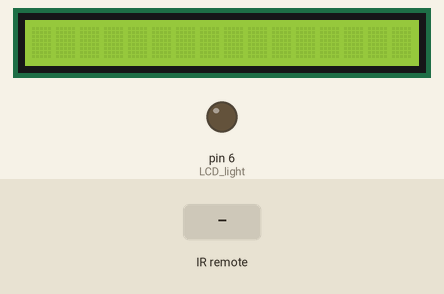
Bench run of a sketch on a simulated Arduino Uno, built with avr-gcc and run on an emulated ATmega328P. Parts: 16×1 character LCD, output pins drawn as LEDs (lit = HIGH). Inputs (shaded band) come from the test bench. What the sketch prints to the serial monitor is not drawn.

Above: at 1.2 s.
1.3 s: infrared code 0xFFC23D received
At 1.8 s:
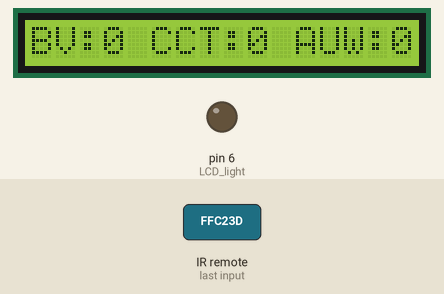
2.8 s: infrared code 0xFFE21D received
At 4.1 s:
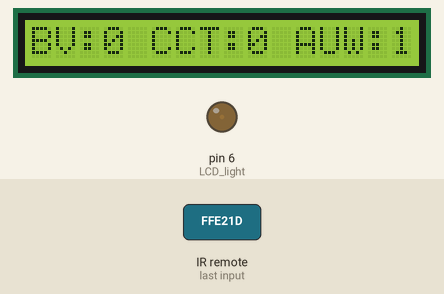
Timing chart, 0 to 5.8 s (numbered marks = the images above; inputs shaded):
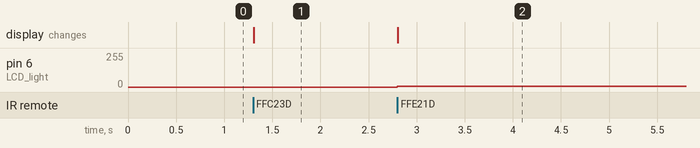

Measured:
- after the input at 1.3 s, the display: changes at once (image 1)
- after the input at 2.8 s, pin 6 (LCD_light): 0/255 → 5/255 at once; the display: changes at once (image 2)

The sketch:

__2.ino
```cpp
#include <LiquidCrystal.h>
#include <IRremote.h>

int RECV_PIN = 9;//红外一体化接收头连接到Arduino的9号引脚
int LCD_light = 6;//lcd背光正极

IRrecv irrecv(RECV_PIN);
decode_results results;//用于存储编码结果的对象

LiquidCrystal lcd(12, 11, 5, 4, 3, 2);//RS E D4 D5 D6 D7ON

bool flag_switch = 0;
String str = "";
int BV_level = 0, CCT_level = 0, AUW_level = 0;//亮度，色温，背光亮度

void setup() {
  // put your setup code here, to run once:
  lcd.begin(16, 1);
  Serial.begin(9600);
  irrecv.enableIRIn();//初始化红外解码
}

void loop() {
  // put your main code here, to run repeatedly:

  if (irrecv.decode(&results)) {
    dump(results);
    irrecv.resume();
  }

}

void dump(decode_results results)
{
  switch (results.value) {
    case 0xFFC23D://开关键play
      if (flag_switch) {//已开灯

        flag_switch = 0;

        Serial.print(str_set());//关灯

        lcd.clear();
        analogWrite(LCD_light, 0);
      }
      else {//已关灯

        flag_switch = 1;

        Serial.print(str_set());//开灯

        lcd.clear();
        lcd.print("BV:");
        lcd.print(BV_level, DEC);
        lcd.print(" CCT:");
        lcd.print(CCT_level, DEC);
        lcd.print(" AUW:");
        lcd.print(AUW_level, DEC);
        analogWrite(LCD_light, AUW_level * 5);
      }
      break;

     case 0xFFA857://“+”键，亮度升高
      if (flag_switch) {//已开机

        BV_level = (BV_level+1) % 10;//亮度等级+1

        Serial.print(str_set());//亮度等级+1

        lcd.clear();
        lcd.print("BV:");
        lcd.print(BV_level, DEC);
        lcd.print(" CCT:");
        lcd.print(CCT_level, DEC);
        lcd.print(" AUW:");
        lcd.print(AUW_level, DEC);
      }
      break;

     case 0xFFE01F://“-”键，亮度降低
      if (flag_switch) {//已开机

        BV_level = (BV_level+9) % 10;//亮度等级-1

        Serial.print(str_set());//亮度等级-1

        lcd.clear();
        lcd.print("BV:");
        lcd.print(BV_level, DEC);
        lcd.print(" CCT:");
        lcd.print(CCT_level, DEC);
        lcd.print(" AUW:");
        lcd.print(AUW_level, DEC);
      }
      break;

     case 0xFF02FD://“NEXT”键，色温升高
      if (flag_switch) {//已开机

        CCT_level = (CCT_level+1) % 10;//色温等级+1

        Serial.print(str_set());//色温等级+1

        lcd.clear();
        lcd.print("BV:");
        lcd.print(BV_level, DEC);
        lcd.print(" CCT:");
        lcd.print(CCT_level, DEC);
        lcd.print(" AUW:");
        lcd.print(AUW_level, DEC);
      }
      break;

     case 0xFF22DD://“PREV”键，色温降低
      if (flag_switch) {//已开机

        CCT_level = (CCT_level+9) % 10;//色温等级-1

        Serial.print(str_set());//色温等级-1

        lcd.clear();
        lcd.print("BV:");
        lcd.print(BV_level, DEC);
        lcd.print(" CCT:");
        lcd.print(CCT_level, DEC);
        lcd.print(" AUW:");
        lcd.print(AUW_level, DEC);
      }
      break;

     case 0xFFE21D://“CH+”键，背光亮度+1
      if (flag_switch) {//已开机

        AUW_level = (AUW_level+1) % 10;//背光亮度+1

        Serial.print(str_set());//背光亮度+1

        analogWrite(LCD_light, AUW_level * 5);
        lcd.clear();
        lcd.print("BV:");
        lcd.print(BV_level, DEC);
        lcd.print(" CCT:");
        lcd.print(CCT_level, DEC);
        lcd.print(" AUW:");
        lcd.print(AUW_level, DEC);
      }
      break;

     case 0xFFA25D://“CH-”键，背光亮度-1
      if (flag_switch) {//已开机

        AUW_level = (AUW_level+9) % 10;//背光亮度-1

        Serial.print(str_set());//背光亮度-1

        analogWrite(LCD_light, AUW_level * 5);
        lcd.clear();
        lcd.print("BV:");
        lcd.print(BV_level, DEC);
        lcd.print(" CCT:");
        lcd.print(CCT_level, DEC);
        lcd.print(" AUW:");
        lcd.print(AUW_level, DEC);
      }
      break;
  }
}

String str_set(void)
{
  str = "";
  str += (char)('0' + flag_switch);
  str += (char)('0' + BV_level);
  str += (char)('0' + CCT_level);
  return str;
}
```
